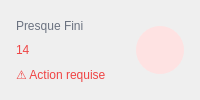
          <widget class="QFrame" name="statCard3">
           <property name="sizePolicy">
            <sizepolicy hsizetype="Expanding" vsizetype="Fixed">
             <horstretch>1</horstretch>
             <verstretch>0</verstretch>
            </sizepolicy>
           </property>
           <property name="styleSheet">
            <string notr="true">QFrame#statCard3 { background-color: #ffffff; border: 1px solid #e5e7eb; border-radius: 12px; }</string>
           </property>
           <layout class="QHBoxLayout" name="card3Layout">
            <property name="leftMargin">
             <number>16</number>
            </property>
            <property name="topMargin">
             <number>16</number>
            </property>
            <property name="rightMargin">
             <number>16</number>
            </property>
            <property name="bottomMargin">
             <number>16</number>
            </property>
            <item>
             <layout class="QVBoxLayout" name="card3TextLayout">
              <property name="spacing">
               <number>4</number>
              </property>
              <item>
               <widget class="QLabel" name="statTitle3">
                <property name="styleSheet">
                 <string notr="true">QLabel#statTitle3 { color: #6b7280; font: 500 9pt &quot;Inter&quot;; background-color: transparent; }</string>
                </property>
                <property name="text">
                 <string>Presque Fini</string>
                </property>
               </widget>
              </item>
              <item>
               <widget class="QLabel" name="statValue3">
                <property name="styleSheet">
                 <string notr="true">QLabel#statValue3 { color: #ef4444; font: 700 22pt &quot;Inter&quot;; background-color: transparent; }</string>
                </property>
                <property name="text">
                 <string>14</string>
                </property>
               </widget>
              </item>
              <item>
               <widget class="QLabel" name="statTrend3">
                <property name="styleSheet">
                 <string notr="true">QLabel#statTrend3 { color: #ef4444; font: 500 8pt &quot;Inter&quot;; background-color: transparent; }</string>
                </property>
                <property name="text">
                 <string>⚠ Action requise</string>
                </property>
               </widget>
              </item>
             </layout>
            </item>
            <item alignment="Qt::AlignRight|Qt::AlignVCenter">
             <widget class="QLabel" name="statIcon3">
              <property name="minimumSize">
               <size>
                <width>48</width>
                <height>48</height>
               </size>
              </property>
              <property name="maximumSize">
               <size>
                <width>48</width>
                <height>48</height>
               </size>
              </property>
              <property name="styleSheet">
               <string notr="true">QLabel#statIcon3 { background-color: #fee2e2; color: #ef4444; border-radius: 24px; qproperty-alignment: AlignCenter; }</string>
              </property>
              <property name="pixmap">
               <pixmap>../../assets/dashboard/stat_stock.svg</pixmap>
              </property>
              <property name="scaledContents">
               <bool>true</bool>
              </property>
             </widget>
            </item>
           </layout>
          </widget>
